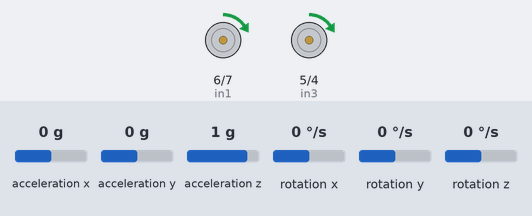
This sketch was run on a simulated Arduino Uno, built with avr-gcc and run on an emulated ATmega328P. Parts: motor-driver pin pairs drawn as motors (green arrow = first pin HIGH = forward, orange = second pin HIGH = backward, longer = more drive, scaled by the enable pin). The test bench sets the inputs (shaded band); at power-on: acceleration x 0 g, acceleration y 0 g, acceleration z 1 g, rotation x 0 °/s, rotation y 0 °/s, rotation z 0 °/s. What the sketch prints to the serial monitor is not drawn.

Above: at 1.2 s.
1.3 s: acceleration x set to -1.4 g
At 2.5 s:
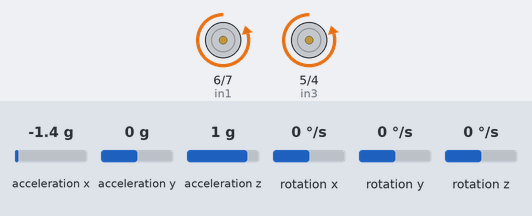
2.8 s: acceleration x set to 0 g
5.8 s: acceleration x set to 1.4 g
At 6.6 s:
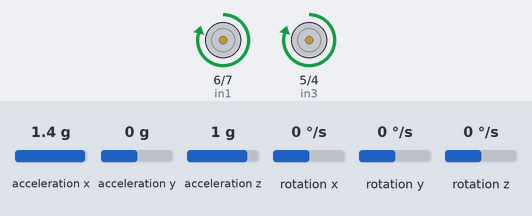
7.7 s: acceleration x set to -0.8 g
At 7.85 s:
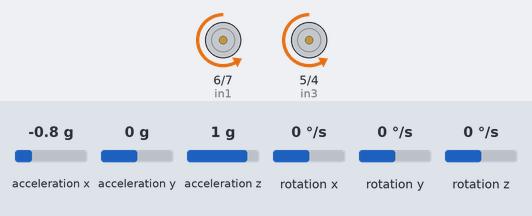
9.5 s: acceleration x set to 0.8 g
Timing chart, 0 to 12.3 s (numbered marks = the images above; inputs shaded):
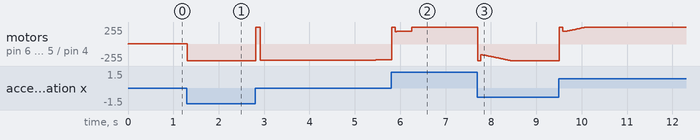

The sketch:

project_v1.3_working.ino
```cpp
#include <PID_v1.h>


#include <SimpleKalmanFilter.h>

#include <MPU6050_tockn.h>
#include <Wire.h>


#define enA 10
#define in1 6
#define in2 7
#define enB 9
#define in3 5
#define in4 4


MPU6050 mpu6050(Wire);
double Setpoint, Input, Output=0;
double Kp = 45, Ki = 70, Kd =3;
/*double aggKp=12, aggKi=10, aggKd=1;
double consKp=5, consKi=0, consKd=0;
*/
PID stable(&Input, &Output, &Setpoint, Kp, Ki, Kd, DIRECT);


SimpleKalmanFilter kf =SimpleKalmanFilter (5, 5, 1);
//long timer = -0.05;
void setup() {
  Serial.begin(115200);
  Wire.begin();
  mpu6050.begin();
  mpu6050.setGyroOffsets(-1.18, -0.13, -0.13);
  pinMode(enA, OUTPUT);
  pinMode(in1, OUTPUT);
  pinMode(in2, OUTPUT);
  pinMode(enB, OUTPUT);
  pinMode(in3, OUTPUT);
  pinMode(in4, OUTPUT);
  Setpoint = -0.1;
stable.SetMode(AUTOMATIC);

 stable.SetSampleTime(1);
 stable.SetOutputLimits(-250, 250);


}

void loop() {
  mpu6050.update();

  double mpuget =mpuget*(1-0.01)+(mpu6050.getGyroAngleY())*0.01;
  double angle= angle*(1-0.01)+(mpu6050.getAccX())*0.01;
  Input = kf.updateEstimate((-mpuget*100)*0.1649);


   stable.Compute();


  //if(millis() - timer > 1000){
  if (0 > Output) {

    digitalWrite(in1, HIGH);
    digitalWrite(in2, LOW);
    analogWrite(enA, abs(Output));
    digitalWrite(in3, HIGH);
   digitalWrite(in4, LOW);
    analogWrite(enB, abs(Output));

  }
  else if (Output > 0) {

    digitalWrite(in1, LOW);
    digitalWrite(in2, HIGH);
    analogWrite(enA, abs(Output));
    digitalWrite(in3, LOW);
    digitalWrite(in4, HIGH);
    analogWrite(enB, abs(Output));

  }
  /*else
  {

    analogWrite(enA, 0);

    analogWrite(enB, 0);
  }*/
  //Serial.print("angale:");
  //Serial.print("$");
  Serial.print(mpuget);
  // Serial.println(";");
  Serial.print("\t");
//Serial.print("gyro:");
// Serial.print(Input);
  //Serial.print("Output:");
  Serial.println(Output);

  //timer = millis();
  //}

}
```
